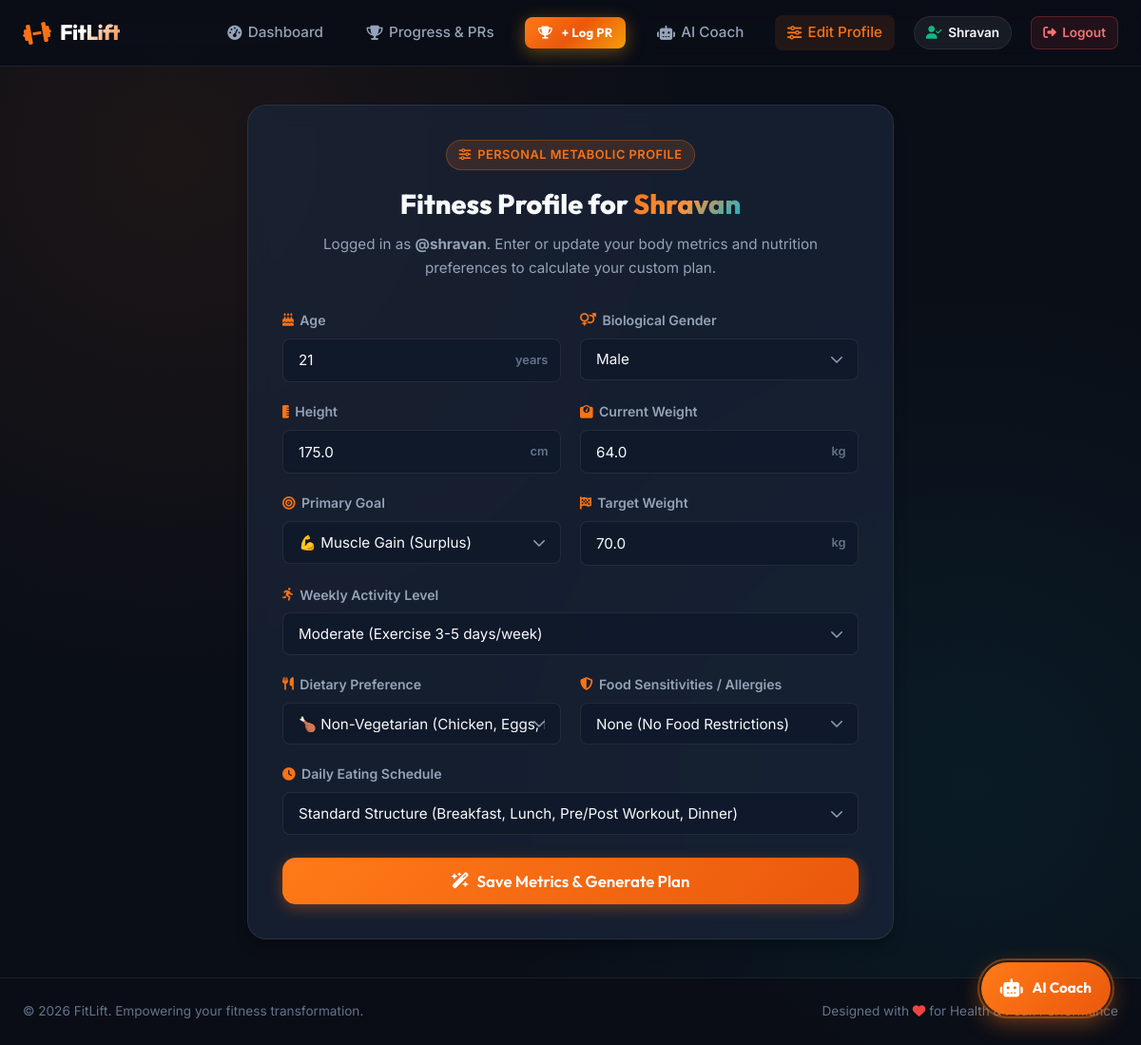
Screenshot of /profile (signed in) with the database file from the repository.
### tables this page shows
CREATE TABLE users (
            id INTEGER PRIMARY KEY AUTOINCREMENT,
            name TEXT NOT NULL,
            age INTEGER,
            gender TEXT,
            height REAL,
            weight REAL,
            goal TEXT,
            target_weight REAL,
            activity_level TEXT
        , created_at TEXT DEFAULT NULL, dietary_preference TEXT DEFAULT 'Non-Vegetarian', allergies TEXT DEFAULT 'None', meal_schedule TEXT DEFAULT 'Standard (4-5 Meals)', username TEXT, email TEXT, password_hash TEXT);

### app.py (the view, shortened to what this page needs)
@app.route("/profile", methods=["GET", "POST"])
@login_required
def profile():
    user_id = session["user_id"]
    user = get_user_by_id(user_id)
    return render_template("profile.html", user=user)

### app.py (called while the page is built)
@app.context_processor
def inject_user():
    user_id = session.get("user_id")
    current_user = get_user_by_id(user_id) if user_id else None
    return dict(current_user=current_user)

def login_required(f):
    @wraps(f)
    def decorated_function(*args, **kwargs):
        if "user_id" not in session:
            flash("Please sign in to access this page.", "warning")
            return redirect(url_for("login", next=request.url))
        return f(*args, **kwargs)
    return decorated_function

### database.py (called while the page is built)
def get_db_connection():
    conn = sqlite3.connect(DB_PATH)
    conn.row_factory = sqlite3.Row
    return conn

def get_user_by_id(user_id):
    if not user_id:
        return None
    conn = get_db_connection()
    cursor = conn.cursor()
    cursor.execute("SELECT * FROM users WHERE id = ?", (user_id,))
    row = cursor.fetchone()
    conn.close()
    return dict(row) if row else None

### templates/profile.html (shortened to what this page needs)
{% extends "base.html" %}
{% block content %}
<div class="form-container">
    <div class="card">
        <div class="card-header">
            <span class="badge badge-primary" style="margin-bottom: 0.75rem;">
                <i class="fa-solid fa-sliders"></i> Personal Metabolic Profile
            </span>
            <h1 class="card-title">Fitness Profile for <span class="gradient-text">{{ current_user.name }}</span></h1>
            <p class="card-subtitle">
                Logged in as <strong>@{{ current_user.username }}</strong>. Enter or update your body metrics and nutrition preferences to calculate your custom plan.
            </p>
        </div>
        <form method="POST" action="{{ url_for('profile') }}">
            <div class="form-grid">
                <div class="form-group">
                    <label class="form-label" for="age">
                        <i class="fa-solid fa-cake-candles"></i> Age
                    </label>
                    <div class="input-wrapper input-with-unit">
                        <input type="number" id="age" name="age" class="form-input" min="10" max="120"
                               value="{{ user.age if user and user.age else '25' }}" placeholder="e.g. 25" required>
                        <span class="unit-tag">years</span>
                    </div>
                </div>
                <div class="form-group">
                    <label class="form-label" for="gender">
                        <i class="fa-solid fa-venus-mars"></i> Biological Gender
                    </label>
                    <div class="input-wrapper">
                        <select id="gender" name="gender" class="form-select" required>
                            <option value="Male" {% if user and user.gender == 'Male' %}selected{% endif %}>Male</option>
                        </select>
                    </div>
                </div>
                <div class="form-group">
                    <label class="form-label" for="height">
                        <i class="fa-solid fa-ruler-vertical"></i> Height
                    </label>
                    <div class="input-wrapper input-with-unit">
                        <input type="number" step="0.1" id="height" name="height" class="form-input" min="50" max="250"
                               value="{{ user.height if user and user.height else '175.0' }}" placeholder="e.g. 175" required>
                        <span class="unit-tag">cm</span>
                    </div>
                </div>
                <div class="form-group">
                    <label class="form-label" for="weight">
                        <i class="fa-solid fa-weight-scale"></i> Current Weight
                    </label>
                    <div class="input-wrapper input-with-unit">
                        <input type="number" step="0.1" id="weight" name="weight" class="form-input" min="20" max="300"
                               value="{{ user.weight if user and user.weight else '70.0' }}" placeholder="e.g. 75" required>
                        <span class="unit-tag">kg</span>
                    </div>
                </div>
                <div class="form-group">
                    <label class="form-label" for="goal">
                        <i class="fa-solid fa-bullseye"></i> Primary Goal
                    </label>
                    <div class="input-wrapper">
                        <select id="goal" name="goal" class="form-select" required>
                            <option value="Muscle Gain" {% if user and user.goal == 'Muscle Gain' %}selected{% endif %}>💪 Muscle Gain (Surplus)</option>
                        </select>
                    </div>
                </div>
                <div class="form-group">
                    <label class="form-label" for="target_weight">
                        <i class="fa-solid fa-flag-checkered"></i> Target Weight
                    </label>
                    <div class="input-wrapper input-with-unit">
                        <input type="number" step="0.1" id="target_weight" name="target_weight" class="form-input" min="20" max="300"
                               value="{{ user.target_weight if user and user.target_weight else '75.0' }}" placeholder="e.g. 80" required>
                        <span class="unit-tag">kg</span>
                    </div>
                </div>
                <div class="form-group form-group-full">
                    <label class="form-label" for="activity_level">
                        <i class="fa-solid fa-person-running"></i> Weekly Activity Level
                    </label>
                    <div class="input-wrapper">
                        <select id="activity_level" name="activity_level" class="form-select" required>
                            <option value="Moderate" {% if not user or user.activity_level == 'Moderate' %}selected{% endif %}>Moderate (Exercise 3-5 days/week)</option>
                        </select>
                    </div>
                </div>
                <div class="form-group">
                    <label class="form-label" for="dietary_preference">
                        <i class="fa-solid fa-utensils"></i> Dietary Preference
                    </label>
                    <div class="input-wrapper">
                        <select id="dietary_preference" name="dietary_preference" class="form-select" required>
                            <option value="Non-Vegetarian" {% if not user or user.dietary_preference == 'Non-Vegetarian' %}selected{% endif %}>🍗 Non-Vegetarian (Chicken, Eggs, Meat)</option>
                        </select>
                    </div>
                </div>
                <div class="form-group">
                    <label class="form-label" for="allergies">
                        <i class="fa-solid fa-shield-halved"></i> Food Sensitivities / Allergies
                    </label>
                    <div class="input-wrapper">
                        <select id="allergies" name="allergies" class="form-select">
                            <option value="None" {% if not user or user.allergies == 'None' %}selected{% endif %}>None (No Food Restrictions)</option>
                        </select>
                    </div>
                </div>
                <div class="form-group form-group-full">
                    <label class="form-label" for="meal_schedule">
                        <i class="fa-solid fa-clock"></i> Daily Eating Schedule
                    </label>
                    <div class="input-wrapper">
                        <select id="meal_schedule" name="meal_schedule" class="form-select" required>
                            <option value="Standard (4-5 Meals)" {% if not user or user.meal_schedule == 'Standard (4-5 Meals)' %}selected{% endif %}>Standard Structure (Breakfast, Lunch, Pre/Post Workout, Dinner)</option>
                        </select>
                    </div>
                </div>
            </div>
            <button type="submit" class="btn btn-primary submit-btn">
                <i class="fa-solid fa-wand-magic-sparkles"></i> Save Metrics & Generate Plan
            </button>
        </form>
    </div>
</div>
{% endblock %}

### templates/base.html (shortened to what this page needs)
<!DOCTYPE html>
<html lang="en">
<head>
    <link rel="stylesheet" href="https://cdnjs.cloudflare.com/ajax/libs/font-awesome/6.5.1/css/all.min.css">
    <link rel="stylesheet" href="{{ url_for('static', filename='css/style.css') }}">
</head>
<body>
    <nav class="navbar">
        <div class="nav-container">
            <a href="{% if current_user %}{{ url_for('dashboard') }}{% else %}{{ url_for('login') }}{% endif %}" class="brand-logo">
                <i class="fa-solid fa-dumbbell"></i>
                <span>FitLift</span>
            </a>
            <ul class="nav-links">
                {% if current_user %}
                <li><a href="{{ url_for('dashboard') }}" class="nav-link {% if request.endpoint == 'dashboard' %}active{% endif %}"><i class="fa-solid fa-gauge-high"></i> Dashboard</a></li>
                <li><a href="{{ url_for('progress') }}" class="nav-link {% if request.endpoint == 'progress' %}active{% endif %}"><i class="fa-solid fa-trophy"></i> Progress & PRs</a></li>
                <li>
                    <a href="{{ url_for('progress') }}" class="btn btn-primary btn-submit-pr btn-sm" style="padding: 0.35rem 0.85rem; font-size: 0.82rem; text-decoration: none; border-radius: var(--radius-sm);" title="Record new lift to PR Vault">
                        <i class="fa-solid fa-trophy"></i> + Log PR
                    </a>
                </li>
                <li><a href="{{ url_for('ai_coach') }}" class="nav-link {% if request.endpoint == 'ai_coach' %}active{% endif %}"><i class="fa-solid fa-robot"></i> AI Coach</a></li>
                <li><a href="{{ url_for('profile') }}" class="nav-link {% if request.endpoint == 'profile' %}active{% endif %}"><i class="fa-solid fa-sliders"></i> Edit Profile</a></li>
                <li class="user-pill-container">
                    <span class="user-pill"><i class="fa-solid fa-user-check"></i> {{ current_user.name.split(' ')[0] }}</span>
                </li>
                <li><a href="{{ url_for('logout') }}" class="btn-logout" title="Sign Out"><i class="fa-solid fa-right-from-bracket"></i> Logout</a></li>
                {% endif %}
            </ul>
        </div>
    </nav>
    <main class="main-content">
        {% block content %}{% endblock %}
    </main>
    <footer class="footer">
        <div class="footer-content">
            <p>&copy; 2026 FitLift. Empowering your fitness transformation.</p>
            <p>Designed with <i class="fa-solid fa-heart footer-heart"></i> for Health & Peak Performance</p>
        </div>
    </footer>
    {% if current_user %}
    <div id="floatingAiToggle" class="floating-ai-btn" onclick="toggleFloatingDrawer()" title="Ask FitAI Situational Coach">
        <div class="floating-ai-icon">
            <i class="fa-solid fa-robot"></i>
        </div>
        <span class="floating-ai-label">AI Coach</span>
        <span class="floating-ai-glow-ring"></span>
    </div>
    {% endif %}
</body>
</html>

### rows the page displays
users: name "Shravan", username "shravan", age "21", gender "Male", height "175.0", weight "64.0", goal "💪 Muscle Gain (Surplus)", target_weight "70.0", activity_level "Moderate (Exercise 3-5 days/week)", dietary_preference "🍗 Non-Vegetarian (Chicken, Eggs, Meat)", allergies "None (No Food Restrictions)", meal_schedule "Standard Structure (Breakfast, Lunch, Pre/Post Workout, Dinner)"
